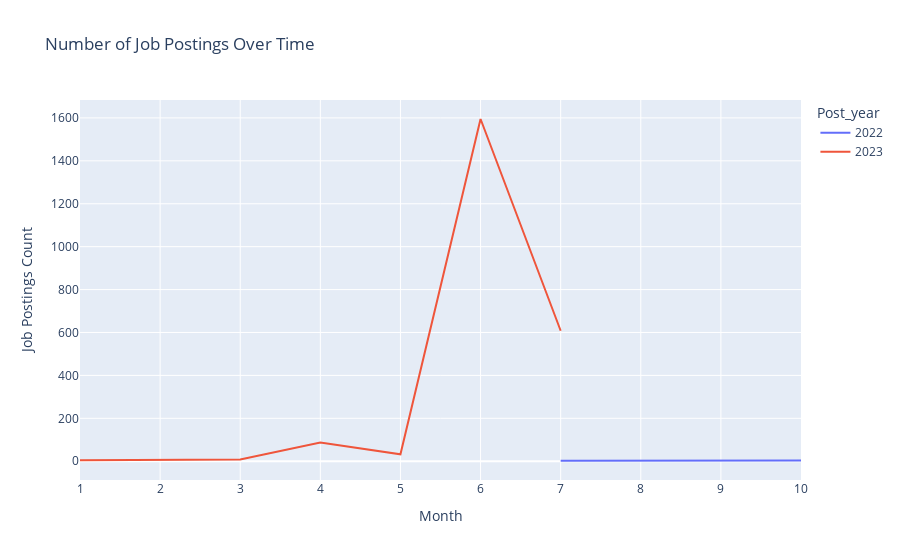

The notebook cell saved with this chart:
### Markdown cell above
**EDA Analysis using Plotly**

### Code cell
LD_data['Post_year'] = LD_data['Days_posted'].dt.year

# Group by month and year and count the number of job postings
post_counts = LD_data.groupby(['Post_year', 'Days_posted_Months']).size().reset_index(name='Count')

# Plot interactive line chart
fig = px.line(post_counts, x='Days_posted_Months', y='Count', color='Post_year',
              labels={'Days_posted_Months': 'Month', 'Count': 'Job Postings Count'},
              title='Number of Job Postings Over Time')
fig.show()

### Figure 1 — Plotly figure (JSON) as saved in the notebook; plotly's stock layout.template omitted (floating-point values rounded to 4 significant figures)
{"data": [{"hovertemplate": "Post_year=2022<br>Month=%{x}<br>Job Postings Count=%{y}<extra></extra>", "legendgroup": "2022", "line": {"color": "#636efa", "dash": "solid"}, "marker": {"symbol": "circle"}, "mode": "lines", "name": "2022", "orientation": "v", "showlegend": true, "type": "scatter", "x": [7, 9, 10], "xaxis": "x", "y": [2, 1, 3], "yaxis": "y"}, {"hovertemplate": "Post_year=2023<br>Month=%{x}<br>Job Postings Count=%{y}<extra></extra>", "legendgroup": "2023", "line": {"color": "#EF553B", "dash": "solid"}, "marker": {"symbol": "circle"}, "mode": "lines", "name": "2023", "orientation": "v", "showlegend": true, "type": "scatter", "x": [1, 2, 3, 4, 5, 6, 7], "xaxis": "x", "y": [4, 6, 8, 87, 32, 1595, 608], "yaxis": "y"}], "layout": {"legend": {"title": {"text": "Post_year"}, "tracegroupgap": 0}, "title": {"text": "Number of Job Postings Over Time"}, "xaxis": {"anchor": "y", "domain": [0, 1], "title": {"text": "Month"}}, "yaxis": {"anchor": "x", "domain": [0, 1], "title": {"text": "Job Postings Count"}}}}
